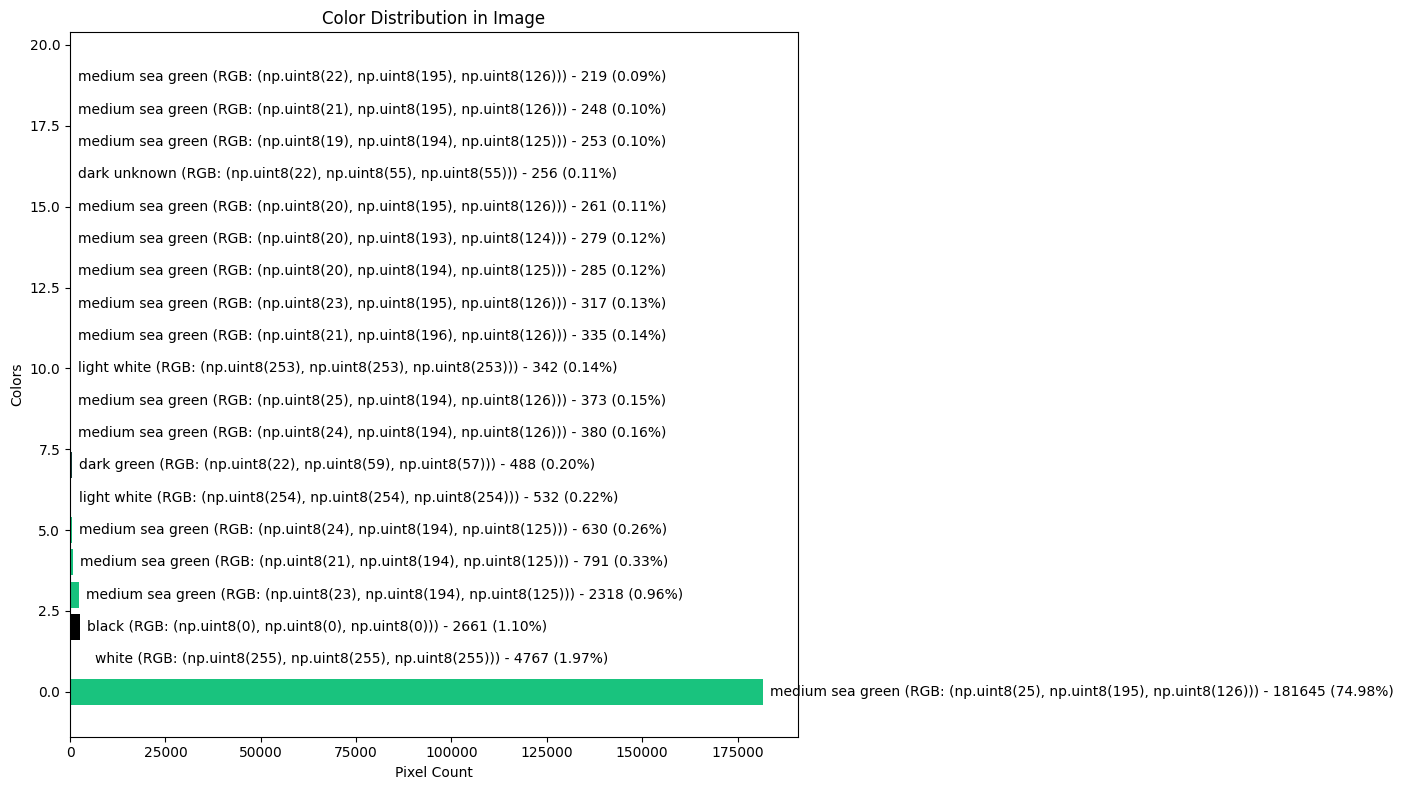

The Python source for this figure:
from PIL import Image
import numpy as np
from collections import Counter
import matplotlib.pyplot as plt
import math

# Enhanced color name dictionary with better matching
def rgb_to_color_name(rgb):
    # Convert numpy uint8 to regular integers if needed
    rgb = tuple(int(c) for c in rgb)

    # Base colors for reference
    color_dict = {
        (255, 0, 0): 'red',
        (0, 255, 0): 'green',
        (0, 0, 255): 'blue',
        (255, 255, 0): 'yellow',
        (0, 0, 0): 'black',
        (255, 255, 255): 'white',
        (255, 165, 0): 'orange',
        (128, 0, 128): 'purple',
        (0, 255, 255): 'cyan',
        (255, 192, 203): 'pink',
        (165, 42, 42): 'brown',
        (128, 128, 128): 'gray',
        (0, 128, 0): 'dark green',
        (0, 100, 0): 'dark green',
        (34, 139, 34): 'forest green',
        (50, 205, 50): 'lime green',
        (144, 238, 144): 'light green',
        (152, 251, 152): 'pale green',
        (143, 188, 143): 'dark sea green',
        (60, 179, 113): 'medium sea green',
        (46, 139, 87): 'sea green',
        (32, 178, 170): 'light sea green',
        (0, 139, 139): 'dark cyan',
        (0, 206, 209): 'dark turquoise',
        (64, 224, 208): 'turquoise',
        (72, 209, 204): 'medium turquoise',
        (175, 238, 238): 'pale turquoise'
    }

    # Exact match
    if rgb in color_dict:
        return color_dict[rgb]

    # Find the closest color by Euclidean distance
    min_distance = float('inf')
    closest_color = None

    for known_rgb, color_name in color_dict.items():
        # Calculate Euclidean distance
        distance = math.sqrt(sum((float(a) - float(b)) ** 2 for a, b in zip(rgb, known_rgb)))

        if distance < min_distance:
            min_distance = distance
            closest_color = color_name

    # If it's reasonably close to a known color
    if min_distance < 50:
        intensity = sum(float(c) for c in rgb) / 3  # Average intensity

        # Adjust with intensity descriptors
        if intensity > 200:
            prefix = "light "
        elif intensity < 100:
            prefix = "dark "
        else:
            prefix = ""

        return f"{prefix}{closest_color}"

    # Describe by primary components
    r, g, b = [float(c) for c in rgb]

    # Special case for grayscale
    if abs(r - g) < 20 and abs(r - b) < 20:
        if r > 200:
            return "light gray"
        elif r > 100:
            return "gray"
        else:
            return "dark gray"

    # Initialize base to a default value
    base = "unknown"

    # Determine dominant color
    if r > g and r > b:
        base = "red"
        if g > 100:
            base = "orange" if g < 200 else "yellow"
    elif g > r and g > b:
        base = "green"
        if b > 100:
            base = "teal" if b < 200 else "cyan"
    elif b > r and b > g:
        base = "blue"
        if r > 100:
            base = "purple" if r < 200 else "magenta"
    # If none of the above conditions is true (e.g., equal values)
    else:
        # Additional grayscale check
        if abs(r - g) < 10 and abs(r - b) < 10:
            if r > 200:
                base = "light gray"
            elif r > 100:
                base = "gray"
            else:
                base = "dark gray"

    # Intensity modifier
    if (r + g + b) / 3 > 180:
        base = f"light {base}"
    elif (r + g + b) / 3 < 80:
        base = f"dark {base}"

    return base

def get_image_colors(input_path):
    # Load the image
    image = Image.open(input_path).convert('RGB')

    # Convert image to numpy array
    img_array = np.array(image)

    # Flatten the array to a list of RGB tuples
    pixels = [tuple(pixel) for pixel in img_array.reshape(-1, 3)]

    # Count the frequency of each color
    color_counts = Counter(pixels)

    # Sort by frequency
    most_common_colors = color_counts.most_common(20)  # Show top 20 colors

    # Display the counts in descending order
    print("\nColor counts in descending order:")
    for i, (color, count) in enumerate(most_common_colors):
        percentage = (count / len(pixels)) * 100
        color_name = rgb_to_color_name(color)
        print(f"{count}: {color_name} (RGB: {color}) ({percentage:.2f}%)")

    # Plot color histogram with descriptions
    plt.figure(figsize=(14, 8))
    colors = [np.array([int(c) for c in color]) / 255 for color, _ in most_common_colors]
    counts = [count for _, count in most_common_colors]

    # Create horizontal bar chart for better readability
    y_pos = range(len(most_common_colors))
    plt.barh(y_pos, counts, color=colors)

    # Add labels with counts
    for i, (count, color) in enumerate(zip(counts, most_common_colors)):
        percentage = (count / len(pixels)) * 100
        color_name = rgb_to_color_name(color[0])
        rgb_values = color[0]
        plt.text(count + (max(counts) * 0.01), i,
                 f"{color_name} (RGB: {rgb_values}) - {count} ({percentage:.2f}%)",
                 va='center')

    plt.title('Color Distribution in Image')
    plt.xlabel('Pixel Count')
    plt.ylabel('Colors')
    plt.tight_layout()
    plt.show()

def recolor_image(input_path, output_path, color_map):
    # Load the image
    image = Image.open(input_path).convert('RGB')

    # Convert image to numpy array
    img_array = np.array(image)

    # Create a mapping dictionary for color replacement
    color_map_dict = {}
    for orig, new in color_map:
        # Convert to tuple of ints for dictionary keys
        orig_tuple = tuple(int(x) for x in orig)
        new_tuple = tuple(int(x) for x in new)
        color_map_dict[orig_tuple] = new_tuple

    # Create output array
    output_array = np.copy(img_array)

    # Apply color mapping
    for y in range(img_array.shape[0]):
        for x in range(img_array.shape[1]):
            pixel = tuple(img_array[y, x])
            if pixel in color_map_dict:
                output_array[y, x] = color_map_dict[pixel]

    # Convert back to image
    new_image = Image.fromarray(output_array)

    # Save the recolored image
    new_image.save(output_path)
    print(f"Recolored image saved to {output_path}")

# Example usage
input_image_path = 'input.png'
output_image_path = 'output.png'

# Color mapping from your original code
color_mapping = [
    ((22, 194, 125), (255, 255, 255)),   # Medium sea green to White
    ((24, 195, 126), (255, 255, 255)),   # Medium sea green to White
    ((23, 60, 58), (0, 0, 0)),           # Dark green to Black
]

recolor_image(input_image_path, output_image_path, color_mapping)
get_image_colors(output_image_path)

"""
Recolored image saved to output.png

Color counts in descending order:
181645: medium sea green (RGB: (np.uint8(25), np.uint8(195), np.uint8(126))) (74.98%)
4767: white (RGB: (np.uint8(255), np.uint8(255), np.uint8(255))) (1.97%)
2661: black (RGB: (np.uint8(0), np.uint8(0), np.uint8(0))) (1.10%)
2318: medium sea green (RGB: (np.uint8(23), np.uint8(194), np.uint8(125))) (0.96%)
791: medium sea green (RGB: (np.uint8(21), np.uint8(194), np.uint8(125))) (0.33%)
630: medium sea green (RGB: (np.uint8(24), np.uint8(194), np.uint8(125))) (0.26%)
532: light white (RGB: (np.uint8(254), np.uint8(254), np.uint8(254))) (0.22%)
488: dark green (RGB: (np.uint8(22), np.uint8(59), np.uint8(57))) (0.20%)
380: medium sea green (RGB: (np.uint8(24), np.uint8(194), np.uint8(126))) (0.16%)
373: medium sea green (RGB: (np.uint8(25), np.uint8(194), np.uint8(126))) (0.15%)
342: light white (RGB: (np.uint8(253), np.uint8(253), np.uint8(253))) (0.14%)
335: medium sea green (RGB: (np.uint8(21), np.uint8(196), np.uint8(126))) (0.14%)
317: medium sea green (RGB: (np.uint8(23), np.uint8(195), np.uint8(126))) (0.13%)
285: medium sea green (RGB: (np.uint8(20), np.uint8(194), np.uint8(125))) (0.12%)
279: medium sea green (RGB: (np.uint8(20), np.uint8(193), np.uint8(124))) (0.12%)
261: medium sea green (RGB: (np.uint8(20), np.uint8(195), np.uint8(126))) (0.11%)
256: dark unknown (RGB: (np.uint8(22), np.uint8(55), np.uint8(55))) (0.11%)
253: medium sea green (RGB: (np.uint8(19), np.uint8(194), np.uint8(125))) (0.10%)
248: medium sea green (RGB: (np.uint8(21), np.uint8(195), np.uint8(126))) (0.10%)
219: medium sea green (RGB: (np.uint8(22), np.uint8(195), np.uint8(126))) (0.09%)
"""
